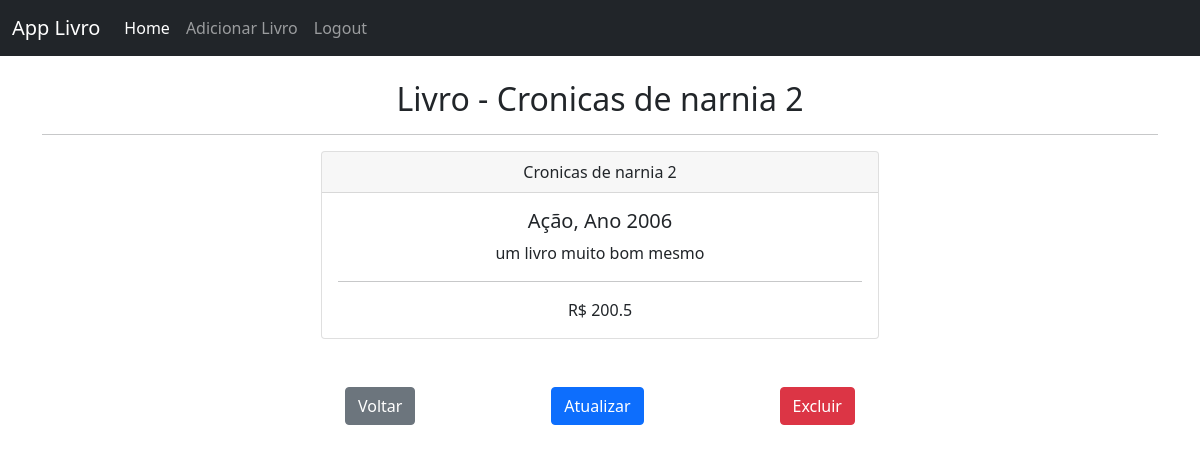
Screenshot of /book/1/ (signed in) with the database file from the repository.
### livraria/models.py (models this page shows, shortened)
class Book(models.Model):
    created_at = models.DateTimeField(auto_now_add=True)
    title = models.CharField(max_length=50)
    description = models.CharField(max_length=200)
    year = models.IntegerField()
    genre = models.CharField(max_length=30)
    value = models.FloatField()

### livraria/views.py (the view)
# urls.py: path("book/<int:id>/", book_detail, name='book'),
def book_detail(request, id):
    if request.user.is_authenticated:
        book = Book.objects.get(id = id)
        return render(request, 'book.html', {'book': book})
    else:
        messages.error(request,"Você precisa estar logado")
        return redirect("home")

### livraria/templates/book.html
{% extends 'base.html' %}
{% block content %}
    <h2 class="text-center">Livro - {{book.title}}</h2>
    <hr>
    <div class="col-md-6 offset-md-3">
        <div class="card">
            <div class="card-header text-center">
                {{book.title}}
            </div>
            <div class="card-body text-center">
                <h5 class="card-title">{{book.genre}}, Ano {{book.year}}</h5>
                <p>{{book.description}}</p>
                <hr>
                <span>R$ {{book.value}}</span>
            </div>
        </div>
        <br><br>
        <div class="d-flex justify-content-between px-4">
            <a href="{% url 'home' %}" class="btn btn-secondary">Voltar</a>
            <a href="{% url 'update_book' book.id %}" class="btn btn-primary">Atualizar</a>
            <a href="{% url 'delete_book' book.id %}" class="btn btn-danger">Excluir</a>
        </div>
    </div>
{% endblock %}

### rows the page displays
Book: title "Cronicas de narnia 2", genre "Ação", year "2006", description "um livro muito bom mesmo", value "200.5"
